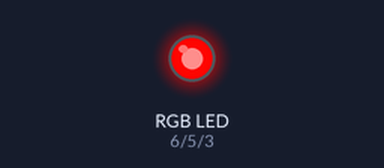
A program run on a simulated Arduino Uno, built with avr-gcc and run on an emulated ATmega328P. Shown: an RGB LED mixed from three pins (HIGH = lit). Dim RGB values are drawn brighter than linear.

Above: at 0.05 s.
At 0.95 s:
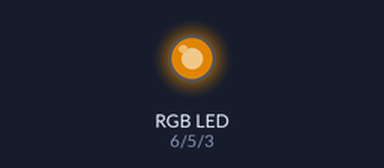
At 1.8 s:
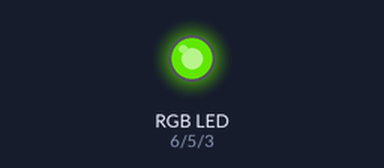
At 3.6 s:
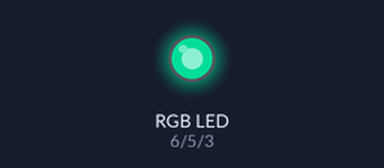
At 5.35 s:
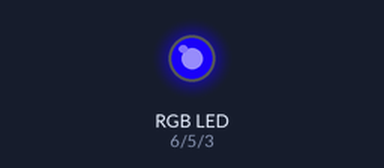
At 7.15 s:
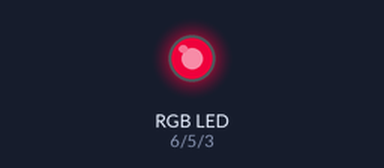
Timing chart, 0 to 10.0 s (numbered marks = the images above):
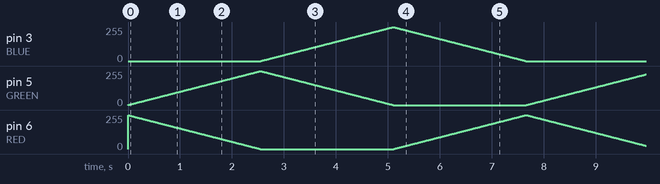

The program:

main.cpp
```cpp
#include <Arduino.h>


//www.elegoo.com
//2016.12.8

// Define Pins
#define BLUE 3
#define GREEN 5
#define RED 6

void setup()
{
pinMode(RED, OUTPUT);
pinMode(GREEN, OUTPUT);
pinMode(BLUE, OUTPUT);
//digitalWrite(RED, HIGH);
//digitalWrite(GREEN, LOW);
//digitalWrite(BLUE, LOW);
}

// define variables
int redValue;
int greenValue;
int blueValue;

// main loop
void loop()
{
#define delayTime 10 // fading time between colors

redValue = 255; // choose a value between 1 and 255 to change the color.
greenValue = 0;
blueValue = 0;

// this is unnecessary as we've either turned on RED in SETUP
// or in the previous loop ... regardless, this turns RED off
// analogWrite(RED, 0);
// delay(1000);

for(int i = 0; i < 255; i += 1) // fades out red bring green full when i=255
{
redValue -= 1;
greenValue += 1;
// The following was reversed, counting in the wrong directions
// analogWrite(RED, 255 - redValue);
// analogWrite(GREEN, 255 - greenValue);
analogWrite(RED, redValue);
analogWrite(GREEN, greenValue);
delay(delayTime);
}

redValue = 0;
greenValue = 255;
blueValue = 0;

for(int i = 0; i < 255; i += 1) // fades out green bring blue full when i=255
{
greenValue -= 1;
blueValue += 1;
// The following was reversed, counting in the wrong directions
// analogWrite(GREEN, 255 - greenValue);
// analogWrite(BLUE, 255 - blueValue);
analogWrite(GREEN, greenValue);
analogWrite(BLUE, blueValue);
delay(delayTime);
}

redValue = 0;
greenValue = 0;
blueValue = 255;

for(int i = 0; i < 255; i += 1) // fades out blue bring red full when i=255
{
// The following code has been rearranged to match the other two similar sections
blueValue -= 1;
redValue += 1;
// The following was reversed, counting in the wrong directions
// analogWrite(BLUE, 255 - blueValue);
// analogWrite(RED, 255 - redValue);
analogWrite(BLUE, blueValue);
analogWrite(RED, redValue);
delay(delayTime);
}
}
```
